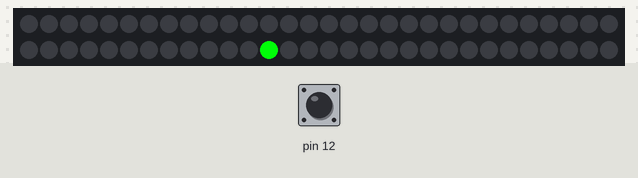
Recording of a sketch running on a simulated Arduino Uno, built with avr-gcc and run on an emulated ATmega328P. On the bench: 60 RGB LEDs in strip order, left to right, continuing on the next row. The inputs (shaded band) are chosen by the test bench; at power-on: pin 12 HIGH.

Above: at 2.9 s.
3.0 s: pin 12 pulled LOW for 1.3 s
At 4.58 s:
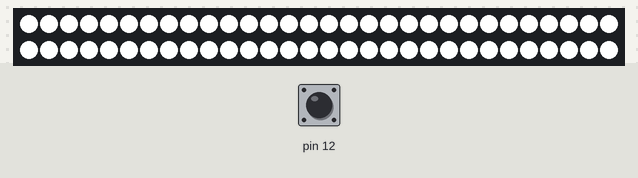
6.9 s: pin 12 pulled LOW for 1.3 s
At 9.2 s:
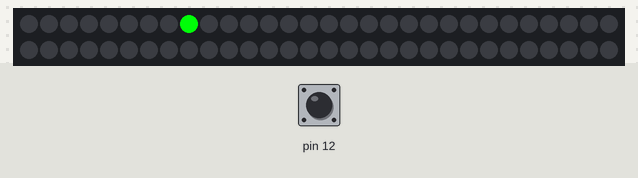
10.5 s: pin 12 pulled LOW for 3.2 s
At 11.45 s:
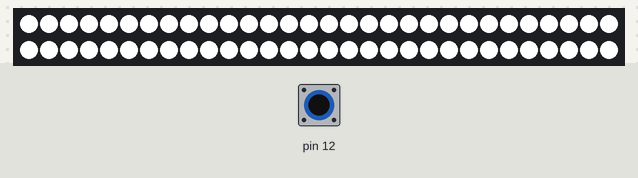
Timing chart, 0 to 13.5 s (numbered marks = the images above; inputs shaded):
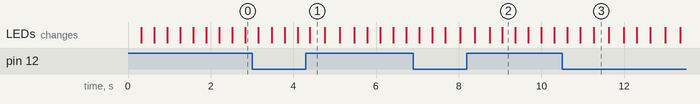

The sketch:

Day3.ino
```cpp
#include "FastLED.h"

#define NUM_LEDS 60
#define DATA_PIN 0

CRGB leds[NUM_LEDS];

void setup() { FastLED.addLeds<WS2811, DATA_PIN>(leds, NUM_LEDS);
pinMode(12, INPUT_PULLUP);}

int offset = 42;     //the amount that the color changes each time. 256 / 6 = 42

void loop() {
// strobe();
  if (digitalRead(12)==HIGH) {
  cylon();}
  if (digitalRead(12)==LOW) {strobe();}

}


void cylon() {

        for(int i = 0; i < NUM_LEDS; i++) {
		leds[i] = CHSV(84+15, 255, 255);
		FastLED.show();
		leds[i] = CRGB::Black;
		delay(15);
	}

	// Now go in the other direction.
	for(int i = NUM_LEDS-1; i >= 0; i--) {
		leds[i] = CHSV(84+15, 255, 255);
		FastLED.show();
		leds[i] = CRGB::Black;
		delay(15);
	}

}

void strobe() {
 for(int j = 0; j<20; j++) {

  for(int i = 0; i < NUM_LEDS; i++) {
		leds[i] = CRGB::White;
  }
  FastLED.show();
  delay(30);
  for(int i = 0; i < NUM_LEDS; i++) {
		leds[i] = CRGB::Black;
  }
  FastLED.show();
  delay(30);
 }
}
```

Measured:
- after the input at 3.0 s, the LEDs: first differ from a run without the input after 1.4 s (image 1)
- after the input at 6.9 s, the LEDs: first differ from a run without the input after 0.78 s (image 2 shows a later state)
- after the input at 10.5 s, the LEDs: first differ from a run without the input after 0.77 s (image 3)
